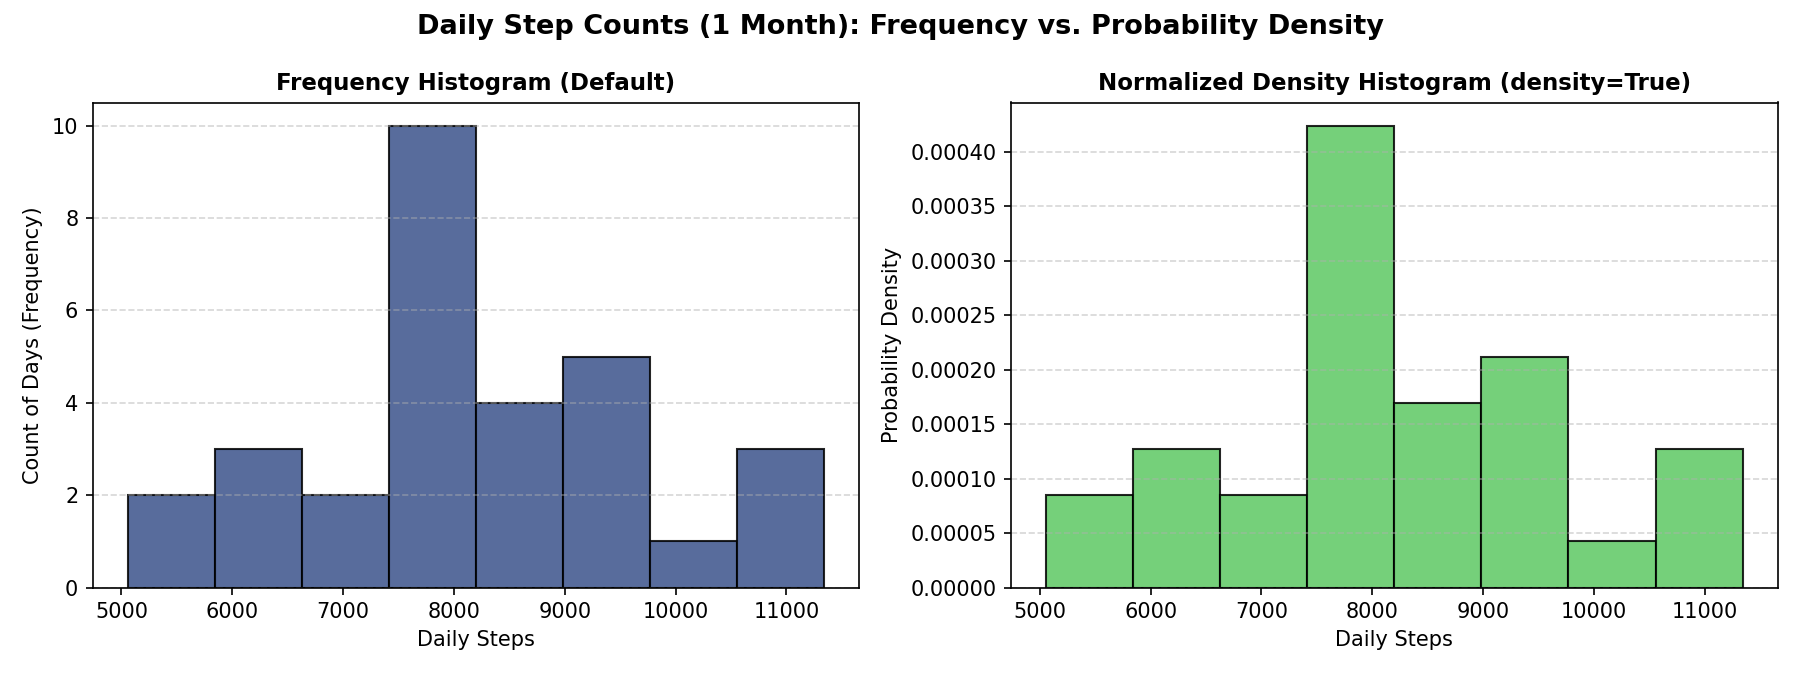

Reproduce this figure in Python.

import matplotlib
matplotlib.use('Agg')
import matplotlib.pyplot as plt
import numpy as np

np.random.seed(42)
daily_steps = np.random.normal(loc=8500, scale=1800, size=30).astype(int)

fig, (ax1, ax2) = plt.subplots(1, 2, figsize=(12, 4.5))
fig.suptitle('Daily Step Counts (1 Month): Frequency vs. Probability Density', fontsize=13, fontweight='bold')

ax1.hist(daily_steps, bins=8, color='#3b528b', edgecolor='black', alpha=0.85)
ax1.set_title('Frequency Histogram (Default)', fontsize=11, fontweight='semibold')
ax1.set_xlabel('Daily Steps', fontsize=10)
ax1.set_ylabel('Count of Days (Frequency)', fontsize=10)
ax1.grid(axis='y', linestyle='--', alpha=0.5)

ax2.hist(daily_steps, bins=8, density=True, color='#5dc863', edgecolor='black', alpha=0.85)
ax2.set_title('Normalized Density Histogram (density=True)', fontsize=11, fontweight='semibold')
ax2.set_xlabel('Daily Steps', fontsize=10)
ax2.set_ylabel('Probability Density', fontsize=10)
ax2.grid(axis='y', linestyle='--', alpha=0.5)

plt.tight_layout()
plt.savefig('session5_task3_density_comparison.png', dpi=150)
plt.close()

print("session5_task3_density_comparison.py executed successfully. Chart saved as session5_task3_density_comparison.png (150 DPI).")
